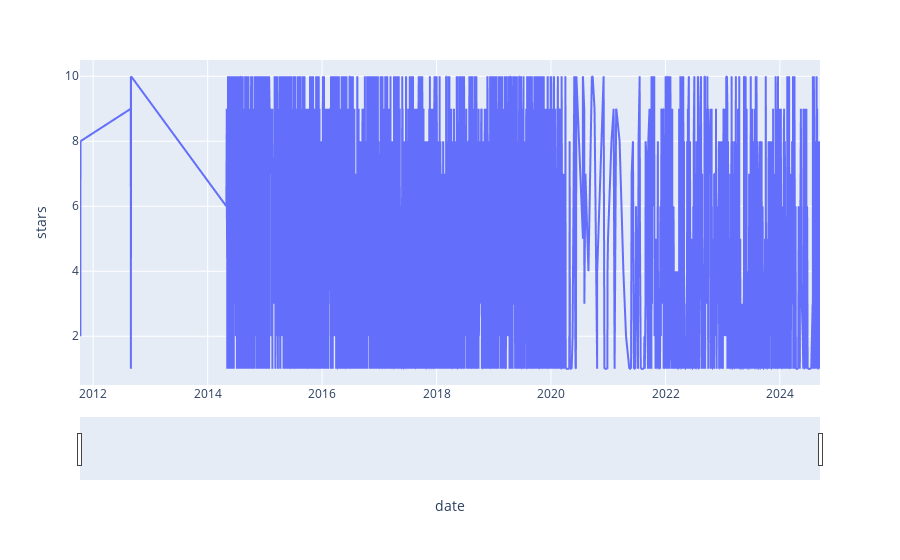

Notebook source saved alongside this figure:
### Code cell
import plotly.express as px

# Convert the 'date' column to datetime format
df['date'] = pd.to_datetime(df['date'])

# Create the time series line plot
fig = px.line(df, x='date', y='stars')

# Add a range slider to the x-axis
fig.update_xaxes(rangeslider_visible=True)

# Show the plot
fig.show()

### Figure 1 — Plotly figure (JSON) as saved in the notebook; plotly's stock layout.template omitted (floating-point values rounded to 4 significant figures; data arrays with more than 128 entries replaced by an {"elided": "..."} marker saying what was removed)
{"data": [{"hovertemplate": "date=%{x}<br>stars=%{y}<extra></extra>", "legendgroup": "", "line": {"color": "#636efa", "dash": "solid"}, "marker": {"symbol": "circle"}, "mode": "lines", "name": "", "showlegend": false, "type": "scattergl", "x": {"elided": "3859 str values"}, "xaxis": "x", "y": {"elided": "3859 int values"}, "yaxis": "y"}], "layout": {"legend": {"tracegroupgap": 0}, "margin": {"t": 60}, "xaxis": {"anchor": "y", "domain": [0, 1], "rangeslider": {"visible": true}, "title": {"text": "date"}}, "yaxis": {"anchor": "x", "domain": [0, 1], "title": {"text": "stars"}}}}
